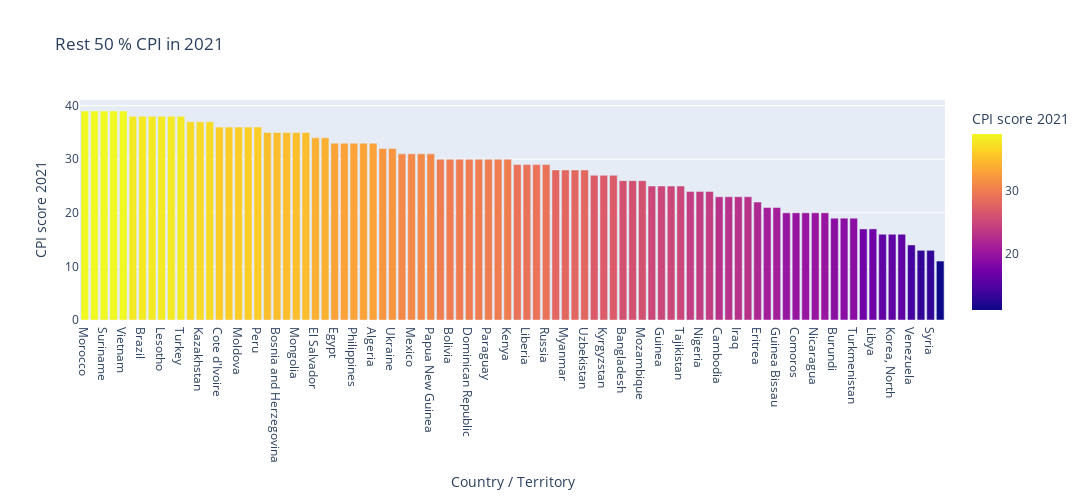

The code cell stored with this chart in its notebook:
### Markdown cell above
### Rest 50% countries with Corruption

### Code cell
fig = px.bar(regional_df[len(regional_df)//2: ], x='Country / Territory', y='CPI score 2021',
             title= "Rest 50 % CPI in 2021 ",
             hover_data=['Rank','Rank Changed'], color='CPI score 2021'
             , height=500, width = 1100)
fig.show()

### Figure 1 — Plotly figure (JSON) as saved in the notebook; plotly's stock layout.template omitted (floating-point values rounded to 4 significant figures; data arrays with more than 128 entries replaced by an {"elided": "..."} marker saying what was removed)
{"data": [{"alignmentgroup": "True", "customdata": {"elided": "90x2 int values"}, "hovertemplate": "Country / Territory=%{x}<br>CPI score 2021=%{marker.color}<br>Rank=%{customdata[0]}<br>Rank Changed=%{customdata[1]}<extra></extra>", "legendgroup": "", "marker": {"color": [39, 39, 39, 39, 39, 38, 38, 38, 38, 38, 38, 37, 37, 37, 36, 36, 36, 36, 36, 35, 35, 35, 35, 35, 34, 34, 33, 33, 33, 33, 33, 32, 32, 31, 31, 31, 31, 30, 30, 30, 30, 30, 30, 30, 30, 29, 29, 29, 29, 28, 28, 28, 28, 27, 27, 27, 26, 26, 26, 25, 25, 25, 25, 24, 24, 24, 23, 23, 23, 23, 22, 21, 21, 20, 20, 20, 20, 20, 19, 19, 19, 17, 17, 16, 16, 16, 14, 13, 13, 11], "coloraxis": "coloraxis", "pattern": {"shape": ""}}, "name": "", "offsetgroup": "", "orientation": "v", "showlegend": false, "textposition": "auto", "type": "bar", "x": ["Morocco", "North Macedonia", "Suriname", "Tanzania", "Vietnam", "Argentina", "Brazil", "Indonesia", "Lesotho", "Serbia", "Turkey", "Gambia", "Kazakhstan", "Sri Lanka", "Cote d'Ivoire", "Ecuador", "Moldova", "Panama", "Peru", "Albania", "Bosnia and Herzegovina", "Malawi", "Mongolia", "Thailand", "El Salvador", "Sierra Leone", "Egypt", "Nepal", "Philippines", "Zambia", "Algeria", "Eswatini", "Ukraine", "Gabon", "Mexico", "Niger", "Papua New Guinea", "Azerbaijan", "Bolivia", "Djibouti", "Dominican Republic", "Laos", "Paraguay", "Togo", "Kenya", "Angola", "Liberia", "Mali", "Russia", "Mauritania", "Myanmar", "Pakistan", "Uzbekistan", "Cameroon", "Kyrgyzstan", "Uganda", "Bangladesh", "Madagascar", "Mozambique", "Guatemala", "Guinea", "Iran", "Tajikistan", "Lebanon", "Nigeria", "Central African Republic", "Cambodia", "Honduras", "Iraq", "Zimbabwe", "Eritrea", "Congo", "Guinea Bissau", "Chad", "Comoros", "Haiti", "Nicaragua", "Sudan", "Burundi", "Democratic Republic of the Congo", "Turkmenistan", "Equatorial Guinea", "Libya", "Afghanistan", "Korea, North", "Yemen", "Venezuela", "Somalia", "Syria", "South Sudan"], "xaxis": "x", "y": [39, 39, 39, 39, 39, 38, 38, 38, 38, 38, 38, 37, 37, 37, 36, 36, 36, 36, 36, 35, 35, 35, 35, 35, 34, 34, 33, 33, 33, 33, 33, 32, 32, 31, 31, 31, 31, 30, 30, 30, 30, 30, 30, 30, 30, 29, 29, 29, 29, 28, 28, 28, 28, 27, 27, 27, 26, 26, 26, 25, 25, 25, 25, 24, 24, 24, 23, 23, 23, 23, 22, 21, 21, 20, 20, 20, 20, 20, 19, 19, 19, 17, 17, 16, 16, 16, 14, 13, 13, 11], "yaxis": "y"}], "layout": {"barmode": "relative", "coloraxis": {"colorbar": {"title": {"text": "CPI score 2021"}}, "colorscale": [[0.0, "#0d0887"], [0.1111, "#46039f"], [0.2222, "#7201a8"], [0.3333, "#9c179e"], [0.4444, "#bd3786"], [0.5556, "#d8576b"], [0.6667, "#ed7953"], [0.7778, "#fb9f3a"], [0.8889, "#fdca26"], [1.0, "#f0f921"]]}, "height": 500, "legend": {"tracegroupgap": 0}, "title": {"text": "Rest 50 % CPI in 2021 "}, "width": 1100, "xaxis": {"anchor": "y", "domain": [0.0, 1.0], "title": {"text": "Country / Territory"}}, "yaxis": {"anchor": "x", "domain": [0.0, 1.0], "title": {"text": "CPI score 2021"}}}}
